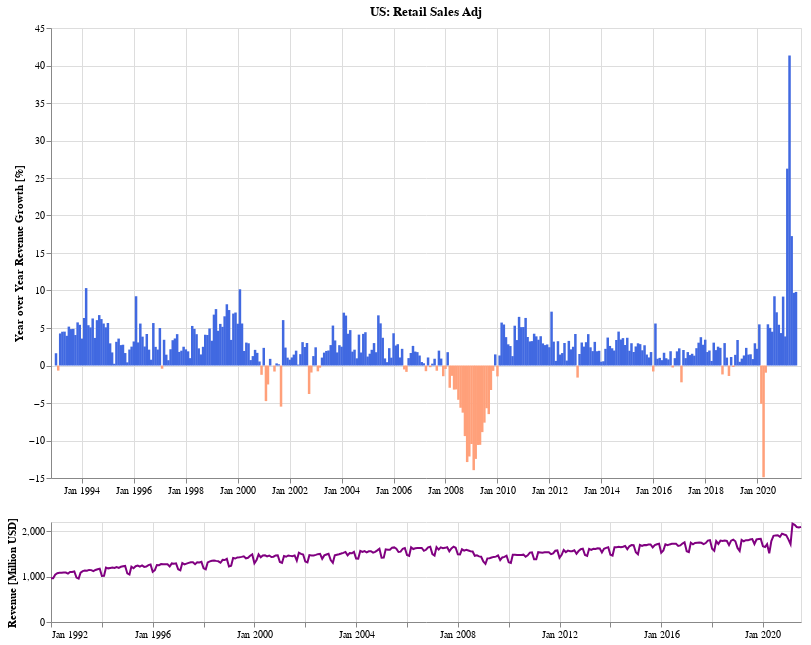

The notebook cell this image was saved under:
### Markdown cell above
### What is the trend for retail sales when adjusted for inflation (CPI)?

### Code cell
df_adj = tmp['Total-adj'].reset_index().copy()
df_adj.columns = ['dt', 'Retail Sales Adj']
df_adj = df_adj.groupby('dt').agg('mean').reset_index()

doComboChartFor('Retail Sales Adj', df_adj.set_index('dt'))

### Figure 1 — Vega-Lite specification as saved in the notebook (floating-point values rounded to 4 significant figures; data arrays with more than 128 entries replaced by an {"elided": "..."} marker saying what was removed)
{"config": {"view": {"continuousWidth": 400, "continuousHeight": 300}}, "vconcat": [{"mark": {"type": "bar", "color": "royalblue", "size": 2.5}, "encoding": {"color": {"condition": {"value": "lightsalmon", "test": "datum['yoy'] < 0"}, "value": "royalblue"}, "tooltip": [{"type": "temporal", "field": "dt", "format": "%B %Y", "title": "Period"}, {"type": "quantitative", "field": "yoy", "format": ",.02f"}], "x": {"type": "temporal", "axis": {"format": "%b %Y", "title": ""}, "field": "dt", "impute": {"value": null}, "scale": {"domain": {"selection": "selector008"}}}, "y": {"type": "quantitative", "axis": {"title": "Year over Year Revenue Growth [%]"}, "field": "yoy"}}, "height": 450, "title": "US: Retail Sales Adj", "transform": [{"window": [{"op": "lag", "field": "Retail Sales Adj", "param": 12, "as": "previous"}], "sort": [{"field": "dt"}]}, {"calculate": "((datum['Retail Sales Adj'] - datum.previous) / datum.previous) * 100", "as": "yoy"}, {"filter": "datum['yoy'] < 100"}], "width": 750}, {"mark": {"type": "line", "color": "purple"}, "encoding": {"tooltip": [{"type": "temporal", "field": "dt", "format": "%b %Y"}, {"type": "quantitative", "field": "yoy", "format": ",.02f"}], "x": {"type": "temporal", "axis": {"format": "%b %Y", "title": ""}, "field": "dt"}, "y": {"type": "quantitative", "axis": {"title": "Revenue [Million USD]"}, "field": "Retail Sales Adj"}}, "height": 100, "selection": {"selector008": {"type": "interval", "encodings": ["x"]}}, "width": 750}], "background": "white", "data": {"name": "data-4cd769d32c27f8c243f96a56f0a7d49b"}, "$schema": "https://vega.github.io/schema/vega-lite/v4.8.1.json", "datasets": {"data-4cd769d32c27f8c243f96a56f0a7d49b": {"elided": "355 records"}}}
